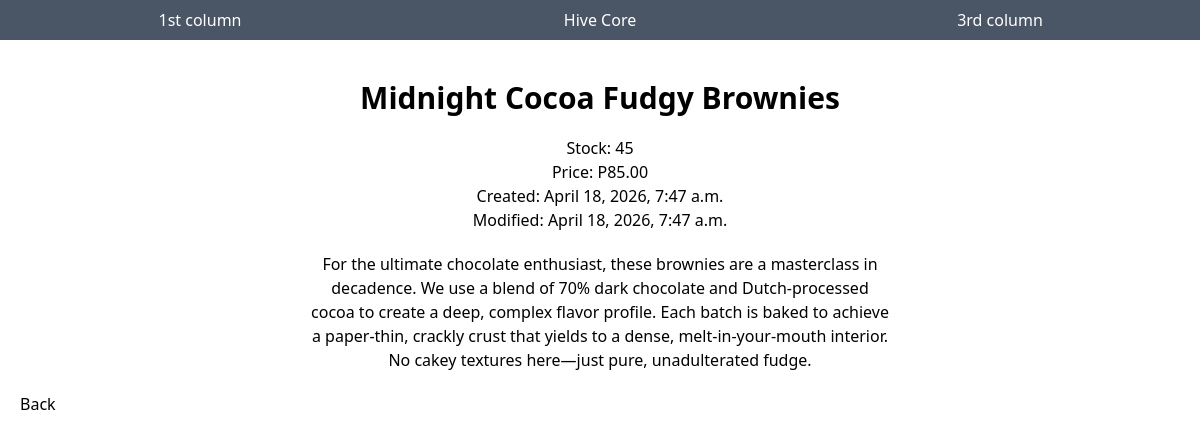
Page /products/2a632931-1142-4a4a-a2fa-bda4adad35b8/ on the committed database.
### products/models.py (models this page shows, shortened)
class Product(models.Model):
    id = models.UUIDField(primary_key=True, default=uuid.uuid4, editable=False)
    name = models.CharField(max_length=50)
    stock = models.IntegerField()
    price = models.DecimalField(max_digits=6, decimal_places=2)
    short_description = models.CharField(max_length=255, blank=True)
    full_description = models.TextField(blank=True)
    created_at = models.DateTimeField(auto_now_add=True)
    updated_at = models.DateTimeField(auto_now=True)
    class Meta:
        indexes = [
            models.Index(fields=["name"], name="name_idx"),
        ]

### products/views.py (the view)
# urls.py: path("<uuid:pk>/", ProductDetailView.as_view(), name="product_detail"),
class ProductDetailView(DetailView):
    model = Product
    context_object_name = "product"
    template_name = "products/product_detail.html"

### templates/products/product_detail.html
{% extends "_base.html" %}
{% block content %}
    <div class="flex justify-center">
        <div class="product-card w-1/2 text-center ">
            <h1 class="my-5 text-3xl font-bold ">{{ product.name }}</h1>
            <p>Stock: {{ product.stock }}</p>
            <p>Price: P{{ product.price }}</p>
            <p>Created: {{ product.created_at }}</p>
            <p>Modified: {{ product.updated_at }}</p>
            <p class="my-5">{{ product.full_description }}</p>
        </div>
    </div>
<a href="{% url 'product_list' %}">Back</a>
{% endblock %}

### rows in the picture
Product: name "Midnight Cocoa Fudgy Brownies", stock "45", price "85.00", created_at "April 18, 2026, 7:47 a.m.", updated_at "April 18, 2026, 7:47 a.m.", full_description "For the ultimate chocolate enthusiast, these brownies are a masterclass in decadence. We use a blend of 70% dark chocolate and Dutch-processed cocoa to create a deep, complex flavor profile. Each batch is baked to achieve a paper-thin, crackly crust that yields to a dense, melt-in-your-mouth interior. No cakey textures here—just pure, unadulterated fudge."
